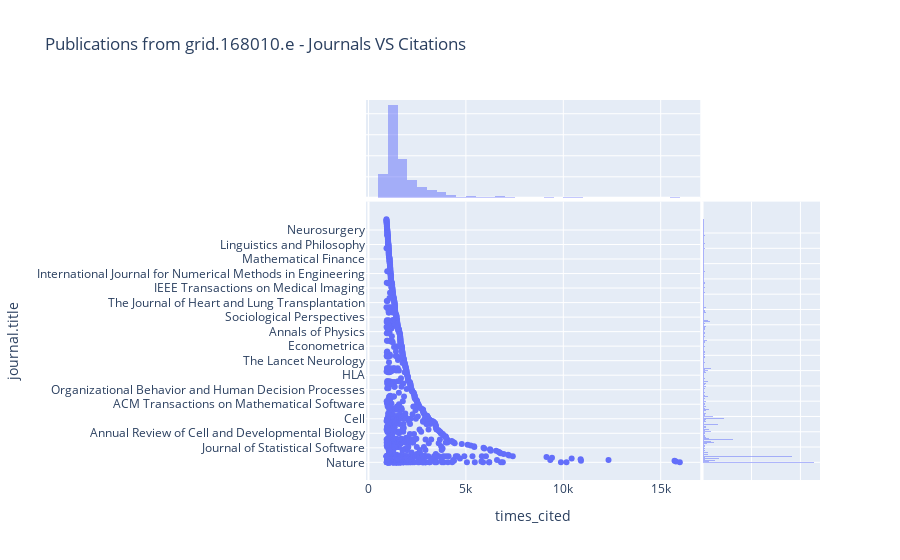

Notebook cell for this chart:
### Markdown cell above
## Publications most cited : which journals?

### Code cell
data = dslquery(f"""search publications 
                    where research_orgs.id="{GRIDID}" 
                    return publications[doi+title+times_cited+category_for+journal] 
                    sort by times_cited limit 1000""")

df = data.as_dataframe()
#
px.scatter(df, 
           x="times_cited", y="journal.title", 
           marginal_x="histogram", 
           marginal_y="histogram", 
           title=f"Publications from {GRIDID} - Journals VS Citations")

### Figure 1 — Plotly figure (JSON) as saved in the notebook; plotly's stock layout.template omitted (floating-point values rounded to 4 significant figures; data arrays with more than 128 entries replaced by an {"elided": "..."} marker saying what was removed)
{"data": [{"hovertemplate": "times_cited=%{x}<br>journal.title=%{y}<extra></extra>", "legendgroup": "", "marker": {"color": "#636efa", "symbol": "circle"}, "mode": "markers", "name": "", "orientation": "h", "showlegend": false, "type": "scatter", "x": {"elided": "1000 int values"}, "xaxis": "x", "y": {"elided": "1000 str values"}, "yaxis": "y"}, {"alignmentgroup": "True", "bingroup": "x", "hovertemplate": "times_cited=%{x}<br>count=%{y}<extra></extra>", "legendgroup": "", "marker": {"color": "#636efa"}, "name": "", "offsetgroup": "", "opacity": 0.5, "showlegend": false, "type": "histogram", "x": {"elided": "1000 int values"}, "xaxis": "x3", "yaxis": "y3"}, {"alignmentgroup": "True", "bingroup": "y", "hovertemplate": "journal.title=%{y}<br>count=%{x}<extra></extra>", "legendgroup": "", "marker": {"color": "#636efa"}, "name": "", "offsetgroup": "", "opacity": 0.5, "showlegend": false, "type": "histogram", "xaxis": "x2", "y": {"elided": "1000 str values"}, "yaxis": "y2"}], "layout": {"autosize": true, "barmode": "overlay", "legend": {"tracegroupgap": 0}, "title": {"text": "Publications from grid.168010.e - Journals VS Citations"}, "xaxis": {"anchor": "y", "autorange": true, "domain": [0, 0.7363], "range": [-32.25, 16940.0], "title": {"text": "times_cited"}, "type": "linear"}, "xaxis2": {"anchor": "y2", "autorange": true, "domain": [0.7413, 1], "matches": "x2", "range": [0, 120], "showgrid": true, "showline": false, "showticklabels": false, "ticks": ""}, "xaxis3": {"anchor": "y3", "autorange": true, "domain": [0, 0.7363], "matches": "x", "range": [-32.25, 16940.0], "showgrid": true, "showticklabels": false, "type": "linear"}, "xaxis4": {"anchor": "y4", "domain": [0.7413, 1], "matches": "x2", "showgrid": true, "showline": false, "showticklabels": false, "ticks": ""}, "yaxis": {"anchor": "x", "autorange": true, "domain": [0, 0.7326], "range": [-25.44, 343.4], "title": {"text": "journal.title"}, "type": "category"}, "yaxis2": {"anchor": "x2", "autorange": true, "domain": [0, 0.7326], "matches": "y", "range": [-25.44, 343.4], "showgrid": true, "showticklabels": false, "type": "category"}, "yaxis3": {"anchor": "x3", "autorange": true, "domain": [0.7426, 1], "matches": "y3", "range": [0, 465.3], "showgrid": true, "showline": false, "showticklabels": false, "ticks": ""}, "yaxis4": {"anchor": "x4", "domain": [0.7426, 1], "matches": "y3", "showgrid": true, "showline": false, "showticklabels": false, "ticks": ""}}}
